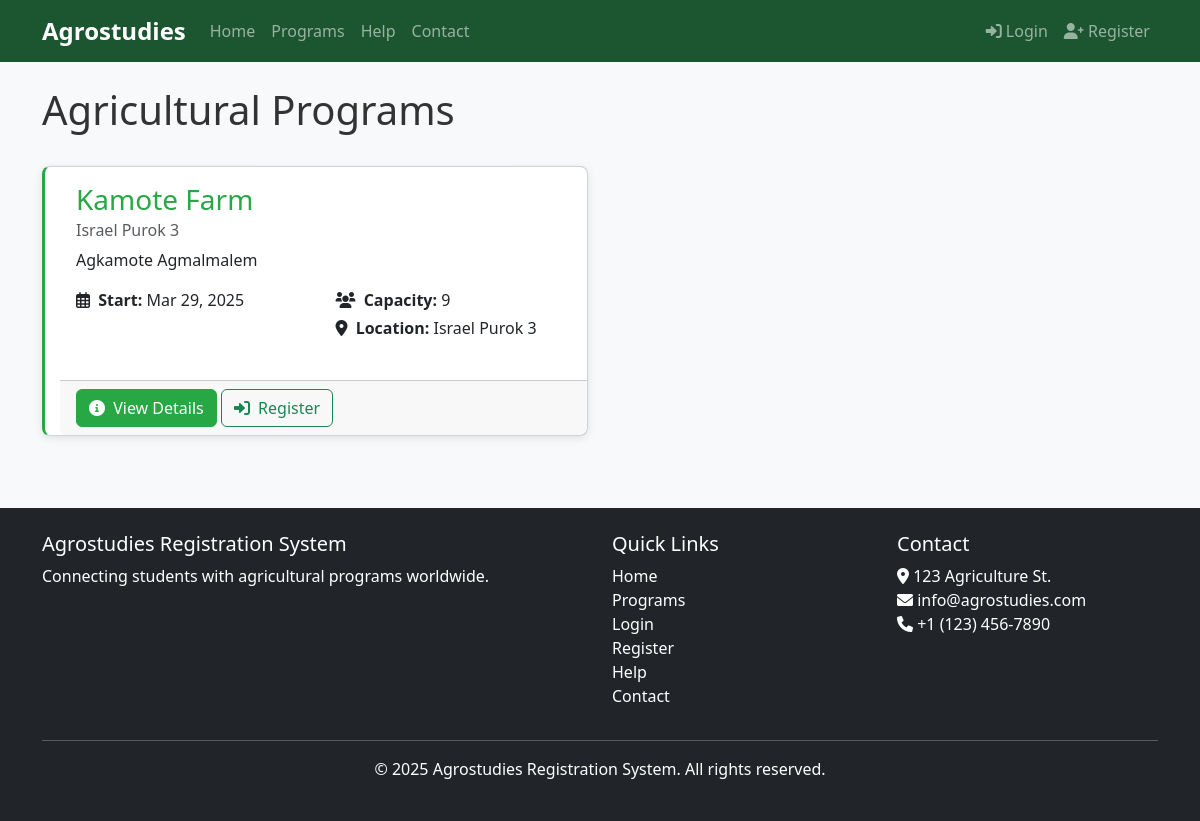
The page /programs/ on the database as committed earlier.
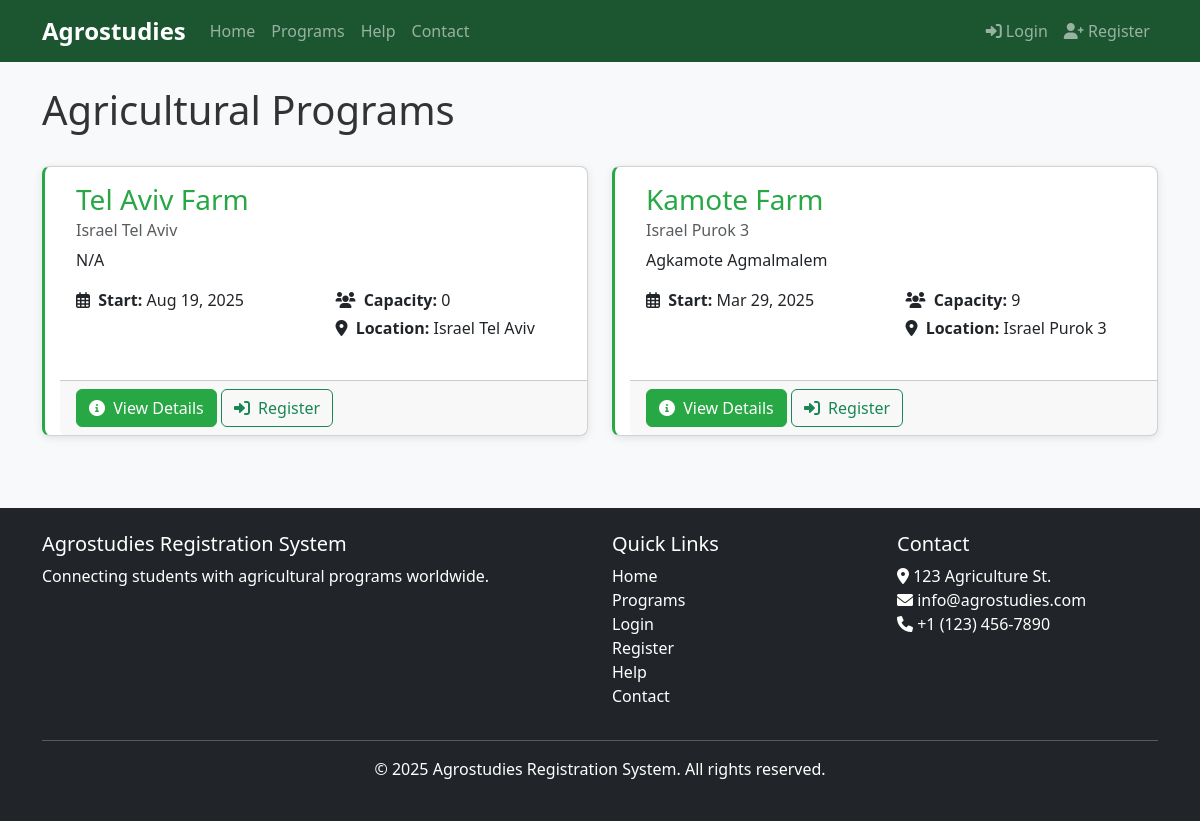
The same page on the database as committed later.
### core/models.py (models this page shows, shortened)
class AgricultureProgram(models.Model):
    title = models.CharField(max_length=200)
    description = models.TextField()
    start_date = models.DateField()
    location = models.CharField(max_length=100)
    capacity = models.PositiveIntegerField()
    created_at = models.DateTimeField(auto_now_add=True)
    updated_at = models.DateTimeField(auto_now=True)

### core/views.py (the view, shortened to what this page needs)
# urls.py: path('programs/', views.program_list, name='program_list'),
def program_list(request):
    programs = AgricultureProgram.objects.all().order_by('-start_date')
    paginator = Paginator(programs, 10)  # Show 10 programs per page
    page_number = request.GET.get('page')
    page_obj = paginator.get_page(page_number)
    applied_program_ids = set()
    has_applied_any = False
    return render(request, 'program_list.html', {
        'page_obj': page_obj,
        'applied_program_ids': applied_program_ids,
        'has_applied_any': has_applied_any,
    })

### core/context_processors.py (called while the page is built)
def notification_count(request):
    if request.user.is_authenticated:
        unread_count = Notification.objects.filter(user=request.user, read=False).count()
        return {
            'unread_notifications_count': unread_count
        }
    return {
        'unread_notifications_count': 0
    }

### templates/program_list.html (shortened to what this page needs)
{% extends 'base.html' %}
{% block content %}
<div class="d-flex justify-content-between align-items-center mb-4">
    <h1>Agricultural Programs</h1>
</div>
{% if page_obj %}
    <div class="row">
        {% for program in page_obj %}
            <div class="col-md-6 mb-4">
                <div class="card h-100 program-list-item">
                    <div class="card-body">
                        <h3 class="card-title">{{ program.title }}</h3>
                        <h6 class="card-subtitle mb-2 text-muted">{{ program.location }}</h6>
                        <p class="card-text">
                            {{ program.description|truncatewords:30 }}
                        </p>
                        <div class="row">
                            <div class="col-md-6">
                                <p class="mb-1">
                                    <i class="far fa-calendar-alt me-1"></i>
                                    <strong>Start:</strong> {{ program.start_date|date:"M d, Y" }}
                                </p>
                            </div>
                            <div class="col-md-6">
                                <p class="mb-1">
                                    <i class="fas fa-users me-1"></i>
                                    <strong>Capacity:</strong> {{ program.capacity }}
                                </p>
                                <p class="mb-1">
                                    <i class="fas fa-map-marker-alt me-1"></i>
                                    <strong>Location:</strong> {{ program.location }}
                                </p>
                            </div>
                        </div>
                    </div>
                    <div class="card-footer">
                        <a href="{% url 'program_detail' program.id %}" class="btn btn-primary">
                            <i class="fas fa-info-circle me-1"></i> View Details
                        </a>
                        {% if user.is_authenticated and not user.is_staff and not user.is_superuser %}
                            {% if not has_applied_any %}
                                {% if program.id not in applied_program_ids %}
                                    <a href="{% url 'candidate_apply' program.id %}" class="btn btn-outline-success">
                                        <i class="fas fa-user-plus me-1"></i> Apply
                                    </a>
                                {% endif %}
                            {% endif %}
                        {% elif not user.is_authenticated %}
                            <a href="#" class="btn btn-outline-success" data-bs-toggle="modal" data-bs-target="#loginModal">
                                <i class="fas fa-sign-in-alt me-1"></i> Register
                            </a>
                        {% endif %}
                    </div>
                </div>
            </div>
        {% endfor %}
    </div>
{% else %}
    <div class="alert alert-info">
        No programs are currently available. Please check back later.
    </div>
{% endif %}
{% endblock %}

Rows that differ between the two databases and show on the page:
added AgricultureProgram: title "Tel Aviv Farm", location "Israel Tel Aviv", description "N/A", start_date "Aug 19, 2025", capacity "0"
